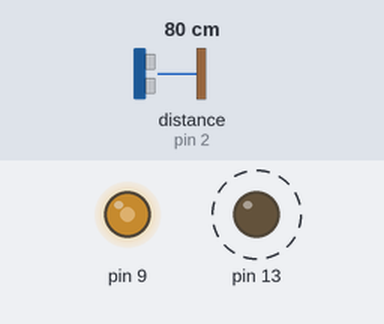
The sketch below on a simulated Arduino Uno, built with avr-gcc and run on an emulated ATmega328P. Parts: output pins drawn as LEDs (lit = HIGH). Wiring (inferred from the names in the program): ultrasonic range finder: trigger pin 3; echo pin 2. Dashed ring = blinking. The test bench sets the inputs (shaded band); at power-on: distance to the obstacle (sensor on pin 2) 80 cm. The echo pulse lasts 58.3 µs per cm; pins used as bus, display or sensor lines are not drawn.

Above: at 0.7 s.
Timing chart, 0 to 3.5 s (numbered marks = the images above):
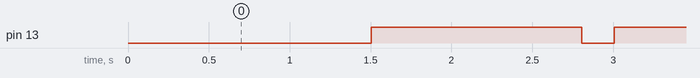

The sketch:

ultrassonic_interrupt.ino
```cpp
#include <MsTimer2.h>

#include "TimerOne.h"

#define N 28
int trigPin = 3;
int echoPin = 2;
int pulseArray[N];
int i;
int distance;
long duration, cm;

void setup()
{
  //ultrassonic interrupt
  //Define inputs and outputs
  pinMode(trigPin, OUTPUT);
  pinMode(echoPin, INPUT);
  MsTimer2::set(20, sendPulse); // 20ms period
  MsTimer2::start();


  //engines interrupt
  pinMode(13, OUTPUT);
  Timer1.initialize(1300000);         // initialize timer1
  Timer1.pwm(9, 512);                // setup pwm on pin 9, 50% duty cycle
  Timer1.attachInterrupt(travaRoda);  // attaches callback() as a timer overflow interrupt


  Serial.begin (9600);

}
void sendPulse(){
  digitalWrite(trigPin, LOW);
  delayMicroseconds(5);
  digitalWrite(trigPin, HIGH);
  delayMicroseconds(10);
  digitalWrite(trigPin, LOW);
  duration = pulseIn(echoPin, HIGH);
  pulseArray[i] = (duration/2) / 29.1;
  i++;
  i %= N;
}

int estimateDistance(){
  int aux;
  for (int j = 0; j < N; j++){
    for (int k = j + 1; k < N; k++)
      if (pulseArray[j] > pulseArray[k]){
        aux=pulseArray[j];
        pulseArray[j]=pulseArray[k];
        pulseArray[k]=aux;
      }
  }
  return pulseArray[N/2];
}

void travaRoda()
{
  digitalWrite(13, LOW);
  Timer1.initialize(200000);
  Timer1.attachInterrupt(desbloqueiaRoda);
}
void desbloqueiaRoda(){
  digitalWrite(13, HIGH);
  Timer1.initialize(1300000);         // initialize timer1
  Timer1.attachInterrupt(travaRoda);   // attaches callback2() as a timer overflow interrupt
}

void loop()
{
  if (i == N - 1){
    distance = estimateDistance();
  }


}
```

Measured:
- by itself, pin 13: alternates HIGH for 1.3 s and LOW for 0.20 s
